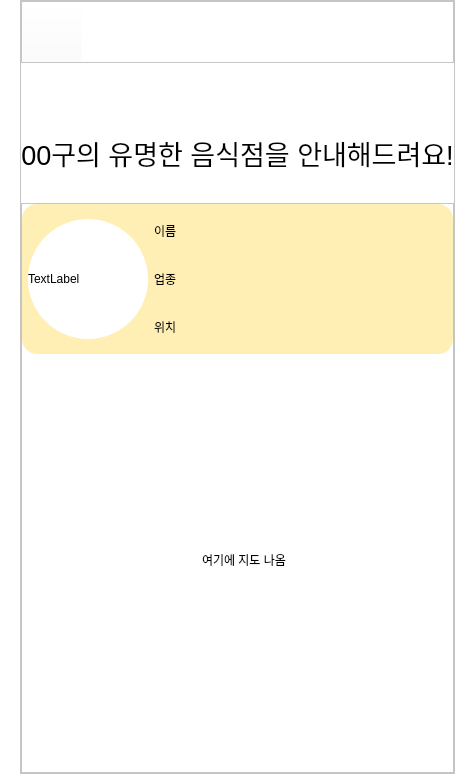
      <widget class="QWidget" name="main_page_4">
       <property name="styleSheet">
        <string notr="true">background-color: rgb(255, 255, 255);</string>
       </property>
       <layout class="QVBoxLayout" name="verticalLayout_12">
        <property name="spacing">
         <number>0</number>
        </property>
        <property name="leftMargin">
         <number>0</number>
        </property>
        <property name="topMargin">
         <number>0</number>
        </property>
        <property name="rightMargin">
         <number>0</number>
        </property>
        <property name="bottomMargin">
         <number>0</number>
        </property>
        <item>
         <layout class="QHBoxLayout" name="horizontalLayout_8">
          <property name="spacing">
           <number>0</number>
          </property>
          <item>
           <spacer name="horizontalSpacer_11">
            <property name="orientation">
             <enum>Qt::Horizontal</enum>
            </property>
            <property name="sizeType">
             <enum>QSizePolicy::Fixed</enum>
            </property>
            <property name="sizeHint" stdset="0">
             <size>
              <width>20</width>
              <height>20</height>
             </size>
            </property>
           </spacer>
          </item>
          <item>
           <widget class="QFrame" name="frame_10">
            <property name="minimumSize">
             <size>
              <width>0</width>
              <height>220</height>
             </size>
            </property>
            <property name="frameShape">
             <enum>QFrame::StyledPanel</enum>
            </property>
            <property name="frameShadow">
             <enum>QFrame::Raised</enum>
            </property>
            <layout class="QVBoxLayout" name="verticalLayout_10">
             <property name="spacing">
              <number>0</number>
             </property>
             <property name="leftMargin">
              <number>0</number>
             </property>
             <property name="topMargin">
              <number>0</number>
             </property>
             <property name="rightMargin">
              <number>0</number>
             </property>
             <property name="bottomMargin">
              <number>0</number>
             </property>
             <item>
              <widget class="QFrame" name="frame_11">
               <property name="maximumSize">
                <size>
                 <width>16777215</width>
                 <height>80</height>
                </size>
               </property>
               <property name="frameShape">
                <enum>QFrame::StyledPanel</enum>
               </property>
               <property name="frameShadow">
                <enum>QFrame::Raised</enum>
               </property>
               <layout class="QHBoxLayout" name="horizontalLayout_9">
                <property name="spacing">
                 <number>0</number>
                </property>
                <property name="leftMargin">
                 <number>0</number>
                </property>
                <property name="topMargin">
                 <number>0</number>
                </property>
                <property name="rightMargin">
                 <number>0</number>
                </property>
                <property name="bottomMargin">
                 <number>0</number>
                </property>
                <item>
                 <widget class="QPushButton" name="back_4_btn">
                  <property name="minimumSize">
                   <size>
                    <width>60</width>
                    <height>60</height>
                   </size>
                  </property>
                  <property name="styleSheet">
                   <string notr="true">background-color: rgba(255, 255, 255, 0);</string>
                  </property>
                  <property name="text">
                   <string/>
                  </property>
                  <property name="icon">
                   <iconset>
                    <normaloff>../img/back.png</normaloff>../img/back.png</iconset>
                  </property>
                  <property name="iconSize">
                   <size>
                    <width>60</width>
                    <height>60</height>
                   </size>
                  </property>
                 </widget>
                </item>
                <item>
                 <spacer name="horizontalSpacer_12">
                  <property name="orientation">
                   <enum>Qt::Horizontal</enum>
                  </property>
                  <property name="sizeType">
                   <enum>QSizePolicy::Expanding</enum>
                  </property>
                  <property name="sizeHint" stdset="0">
                   <size>
                    <width>40</width>
                    <height>20</height>
                   </size>
                  </property>
                 </spacer>
                </item>
               </layout>
              </widget>
             </item>
             <item>
              <spacer name="verticalSpacer_6">
               <property name="orientation">
                <enum>Qt::Vertical</enum>
               </property>
               <property name="sizeType">
                <enum>QSizePolicy::Fixed</enum>
               </property>
               <property name="sizeHint" stdset="0">
                <size>
                 <width>20</width>
                 <height>40</height>
                </size>
               </property>
              </spacer>
             </item>
             <item>
              <widget class="QLabel" name="main_4_title_lab">
               <property name="minimumSize">
                <size>
                 <width>0</width>
                 <height>100</height>
                </size>
               </property>
               <property name="maximumSize">
                <size>
                 <width>16777215</width>
                 <height>100</height>
                </size>
               </property>
               <property name="font">
                <font>
                 <pointsize>20</pointsize>
                </font>
               </property>
               <property name="text">
                <string>00구의 유명한 음식점을 안내해드려요!</string>
               </property>
               <property name="alignment">
                <set>Qt::AlignCenter</set>
               </property>
              </widget>
             </item>
             <item>
              <widget class="QFrame" name="frame_12">
               <property name="minimumSize">
                <size>
                 <width>0</width>
                 <height>570</height>
                </size>
               </property>
               <property name="frameShape">
                <enum>QFrame::StyledPanel</enum>
               </property>
               <property name="frameShadow">
                <enum>QFrame::Raised</enum>
               </property>
               <layout class="QVBoxLayout" name="verticalLayout_11">
                <property name="spacing">
                 <number>0</number>
                </property>
                <property name="leftMargin">
                 <number>0</number>
                </property>
                <property name="topMargin">
                 <number>0</number>
                </property>
                <property name="rightMargin">
                 <number>0</number>
                </property>
                <property name="bottomMargin">
                 <number>0</number>
                </property>
                <item>
                 <widget class="QFrame" name="frame_13">
                  <property name="maximumSize">
                   <size>
                    <width>16777215</width>
                    <height>150</height>
                   </size>
                  </property>
                  <property name="styleSheet">
                   <string notr="true">background-color: rgb(255, 239, 181);
border-radius: 15px;</string>
                  </property>
                  <property name="frameShape">
                   <enum>QFrame::StyledPanel</enum>
                  </property>
                  <property name="frameShadow">
                   <enum>QFrame::Raised</enum>
                  </property>
                  <layout class="QHBoxLayout" name="horizontalLayout_11">
                   <property name="spacing">
                    <number>0</number>
                   </property>
                   <property name="leftMargin">
                    <number>0</number>
                   </property>
                   <property name="topMargin">
                    <number>0</number>
                   </property>
                   <property name="rightMargin">
                    <number>0</number>
                   </property>
                   <property name="bottomMargin">
                    <number>0</number>
                   </property>
                   <item>
                    <layout class="QHBoxLayout" name="horizontalLayout_10">
                     <property name="spacing">
                      <number>6</number>
                     </property>
                     <property name="leftMargin">
                      <number>6</number>
                     </property>
                     <property name="topMargin">
                      <number>6</number>
                     </property>
                     <property name="rightMargin">
                      <number>6</number>
                     </property>
                     <property name="bottomMargin">
                      <number>6</number>
                     </property>
                     <item>
                      <widget class="QLabel" name="img_label">
                       <property name="minimumSize">
                        <size>
                         <width>120</width>
                         <height>0</height>
                        </size>
                       </property>
                       <property name="maximumSize">
                        <size>
                         <width>120</width>
                         <height>120</height>
                        </size>
                       </property>
                       <property name="styleSheet">
                        <string notr="true">background-color: rgb(255, 255, 255);
border-radius: 60px;</string>
                       </property>
                       <property name="text">
                        <string>TextLabel</string>
                       </property>
                       <property name="scaledContents">
                        <bool>true</bool>
                       </property>
                      </widget>
                     </item>
                     <item>
                      <layout class="QVBoxLayout" name="verticalLayout_13">
                       <item>
                        <widget class="QLabel" name="name_lab">
                         <property name="text">
                          <string>이름</string>
                         </property>
                        </widget>
                       </item>
                       <item>
                        <widget class="QLabel" name="type_lab">
                         <property name="text">
                          <string>업종</string>
                         </property>
                        </widget>
                       </item>
                       <item>
                        <widget class="QLabel" name="location_lab">
                         <property name="text">
                          <string>위치</string>
                         </property>
                        </widget>
                       </item>
                      </layout>
                     </item>
                    </layout>
                   </item>
                  </layout>
                 </widget>
                </item>
                <item>
                 <widget class="QWidget" name="map_widget" native="true">
                  <property name="maximumSize">
                   <size>
                    <width>16777215</width>
                    <height>515</height>
                   </size>
                  </property>
                  <widget class="QLabel" name="label_6">
                   <property name="geometry">
                    <rect>
                     <x>180</x>
                     <y>190</y>
                     <width>141</width>
                     <height>31</height>
                    </rect>
                   </property>
                   <property name="text">
                    <string>여기에 지도 나옴</string>
                   </property>
                  </widget>
                 </widget>
                </item>
                <item>
                 <spacer name="verticalSpacer_7">
                  <property name="orientation">
                   <enum>Qt::Vertical</enum>
                  </property>
                  <property name="sizeType">
                   <enum>QSizePolicy::Fixed</enum>
                  </property>
                  <property name="sizeHint" stdset="0">
                   <size>
                    <width>20</width>
                    <height>40</height>
                   </size>
                  </property>
                 </spacer>
                </item>
               </layout>
              </widget>
             </item>
            </layout>
           </widget>
          </item>
          <item>
           <spacer name="horizontalSpacer_13">
            <property name="orientation">
             <enum>Qt::Horizontal</enum>
            </property>
            <property name="sizeType">
             <enum>QSizePolicy::Fixed</enum>
            </property>
            <property name="sizeHint" stdset="0">
             <size>
              <width>20</width>
              <height>20</height>
             </size>
            </property>
           </spacer>
          </item>
         </layout>
        </item>
       </layout>
      </widget>
